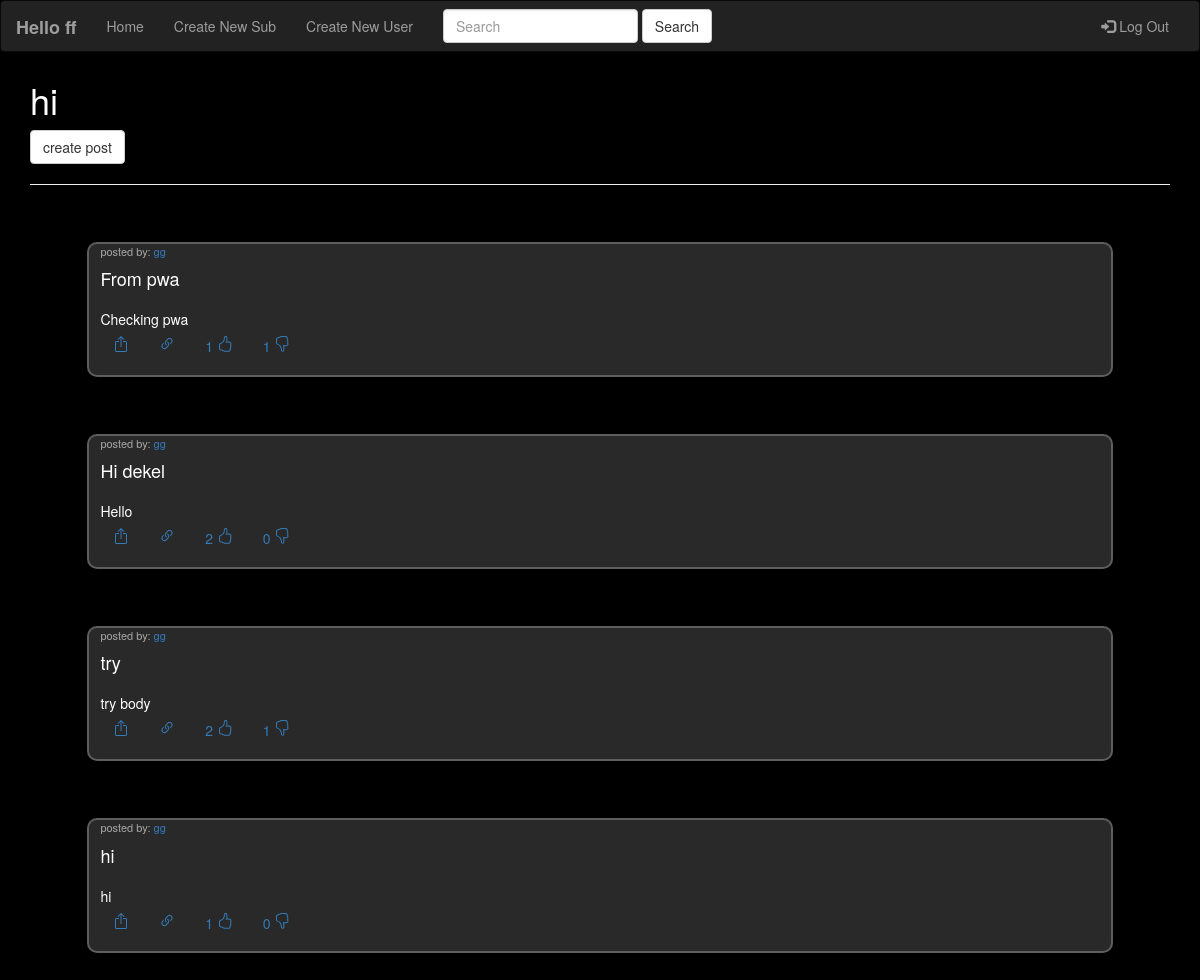
Page /sub/hi (signed in) on the committed database.
### tables this page shows
CREATE TABLE Subs (	Name text NOT NULL PRIMARY KEY,	Type text,	Creator text NOT NULL);

CREATE TABLE Posts (	PostId INTEGER NOT NULL PRIMARY KEY,	PostHead TEXT NOT NULL,	PostBody TEXT,	Poster TEXT NOT NULL,	Sub TEXT NOT NULL,	Likes INTEGER NOT NULL,	Dislikes INTEGER NOT NULL, LikedBy TEXT, DisLikedBy TEXT);

### main.py (the view)
@app.route("/sub/<string:subName>")
def subRoute(subName):
    isloggedin = checkIfLoggedIn(session)
    if isloggedin:
        isloggedin = session["loggedin"]
    else:
        isloggedin = False
    conn = sqlite3.connect("db/forum.db")
    cursor = conn.execute(f"SELECT Name FROM Subs WHERE Name = '{subName}'")
    conn.commit()
    names = list(map(lambda x: x[0], cursor.fetchall()))
    cursor = conn.execute(f"SELECT * FROM Posts WHERE Sub = '{subName}'")
    conn.commit()
    posts = list(cursor.fetchall())
    print(posts)
    if len(names) == 1:
        return render_template("subPage.html", isloggedin=isloggedin, subName=names[0], posts=posts)
    else:
        return redirect("/errorPage/sub-not-exist")

### main.py (called while the page is built)
def checkLoggin(username, password):
    conn = sqlite3.connect("db/forum.db")
    cursor = conn.execute("SELECT * FROM Users")
    for i in cursor:
        if username == i[1] and password == i[2]:
            return True
    return False

def checkIfLoggedIn(s):
    isloggedin = "loggedin" in s.keys()
    if isloggedin:
        isloggedin = s["loggedin"]
        if isloggedin:
            try:
                isloggedin = checkLoggin(s["username"], s["password"])
            except:
                isloggedin = False
    else:
        isloggedin = False
    return isloggedin

### templates/subPage.html (shortened to what this page needs)
{% extends "base.html" %}
{% block body %}
    <div class="container">
        <h1>{{ subName }}</h1>
        {% if isloggedin %}
        <button type="button" data-toggle="modal" data-target="#exampleModal" class="btn btn-default">create post</button>
        {% endif %}
        <hr>
        {% for i in posts %}
        <div class="post">
            <div class="header" onclick="window.location.href = '/sub/{{ i[4] }}/{{ i[0] }}'">
                <div class="op">
                    posted by: <a href="/user/{{ i[3] }}">{{ i[3] }}</a>
                </div>
                <h4>{{ i[1] }}</h4>
            </div>
            <div onclick="window.location.href = '/sub/{{ i[4] }}/{{ i[0] }}'">
                {{ i[2] }}
            </div>
            <div class="options">
                <button class="btn btn-link" onclick="share('/sub/{{ i[4] }}/{{ i[0] }}')">
                </button>
                <button class="btn btn-link" onclick="copy('/sub/{{ i[4] }}/{{ i[0] }}')">
                </button>
                {% if isloggedin %}
                <button class="btn btn-link" onclick="like('{{ i[0] }}')">
                    {{ i[5] }}
                </button>
                <button class="btn btn-link" onclick="dislike('{{ i[0] }}')">
                    {{ i[6] }}
                </button>
                {% endif %}
            </div>
        </div>
        {% endfor %}
    </div>
{% endblock %}

### templates/base.html (style rules this page uses)
body { background-color: #000; color: white; -webkit-top-highlight-color: transparent; padding-top: 60px; }

### templates/subPage.html (style rules this page uses)
.post { border-style: solid; border-width: 2px; border-radius: 10px; border-color: rgb(94, 94, 94); background-color: rgb(41, 41, 41); padding-left: 1%; padding-bottom: 1%; margin: 5%; }
.header { margin-top: 0%; margin-bottom: 2%; }
.op { font-size: 11px; color: rgb(167, 167, 167); }

### rows in the picture
Subs: Name "hi"
Posts: Poster "gg", PostHead "From pwa", PostBody "Checking pwa", Likes "1", Dislikes "1"
Posts: Poster "gg", PostHead "Hi dekel", PostBody "Hello", Likes "2", Dislikes "0"
Posts: Poster "gg", PostHead "try", PostBody "try body", Likes "2", Dislikes "1"
Posts: Poster "gg", PostHead "hi", PostBody "hi", Likes "1", Dislikes "0"

### other values in the picture
{{ session["username"] }} "ff"
